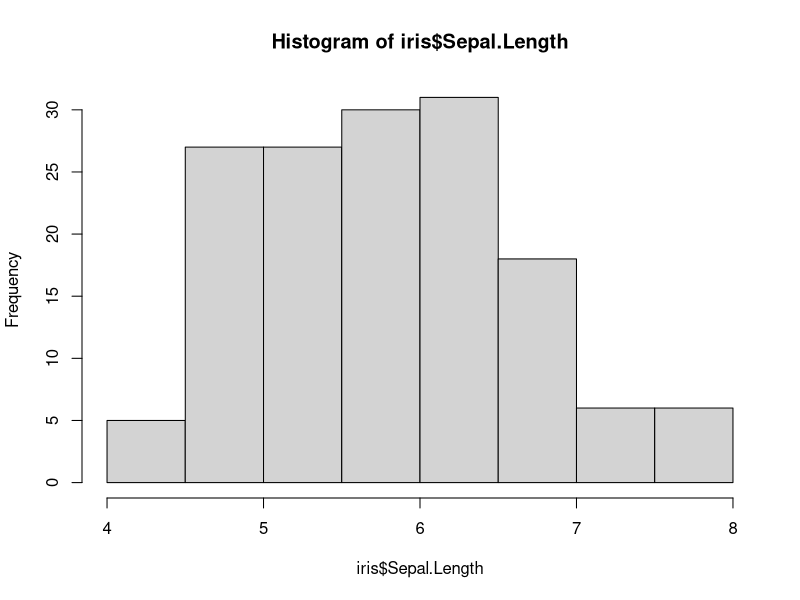
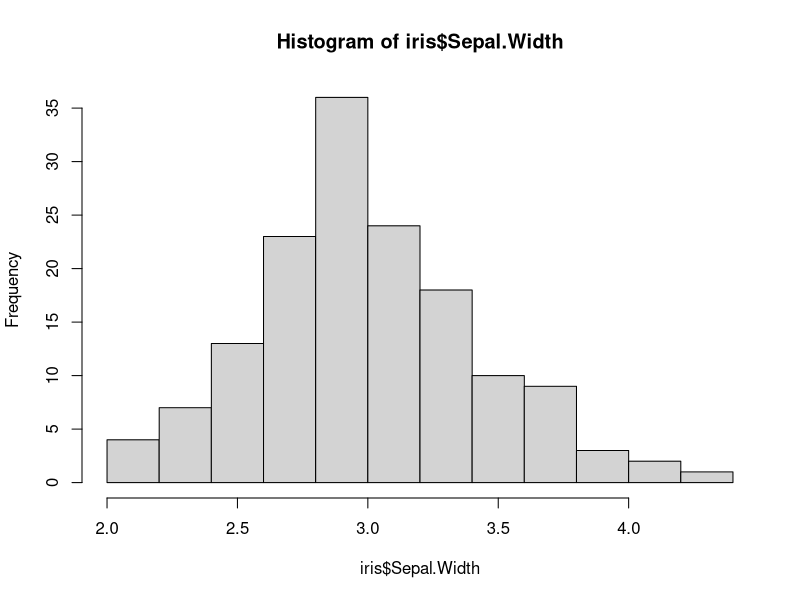
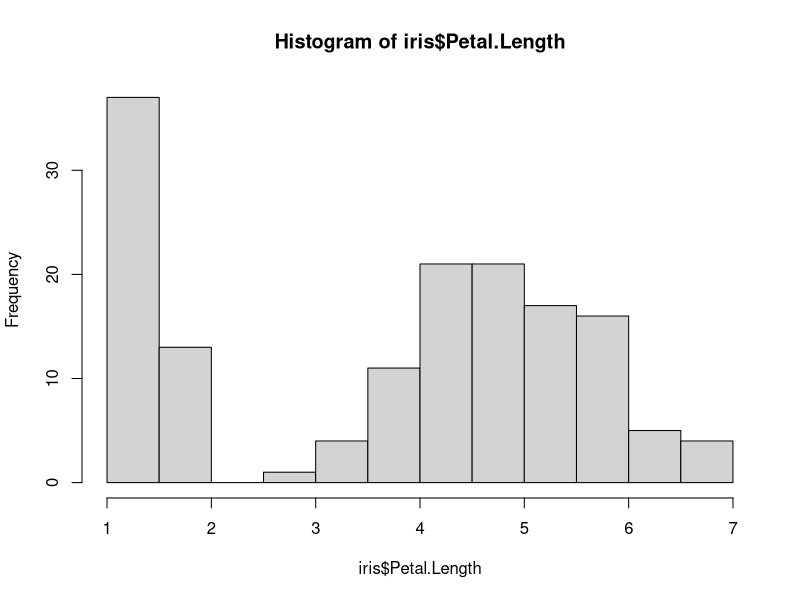
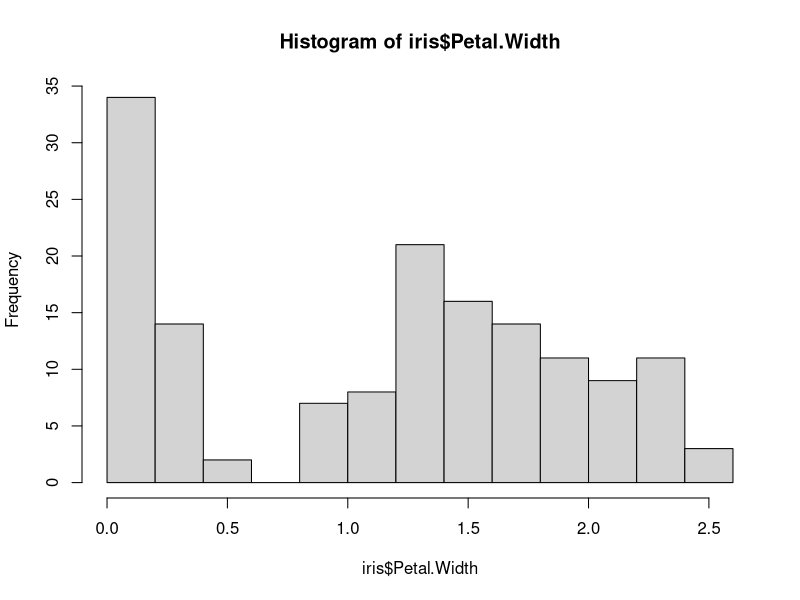
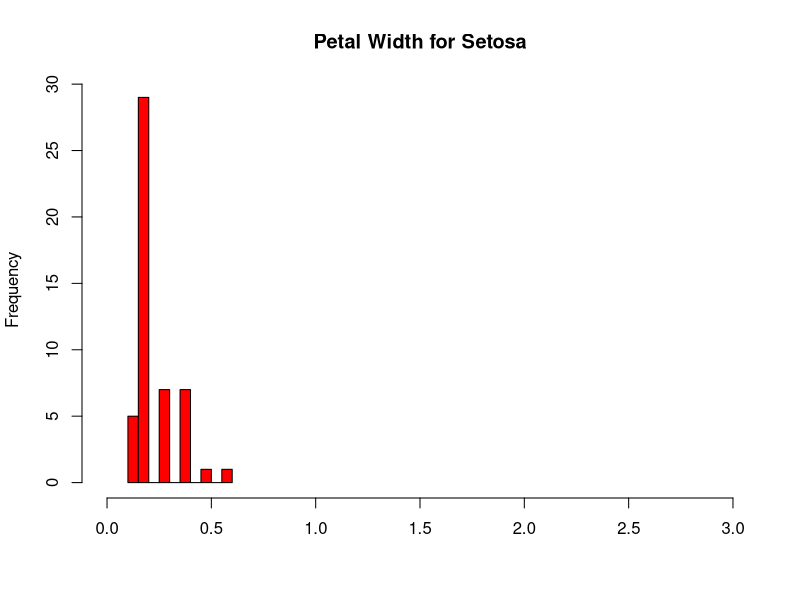
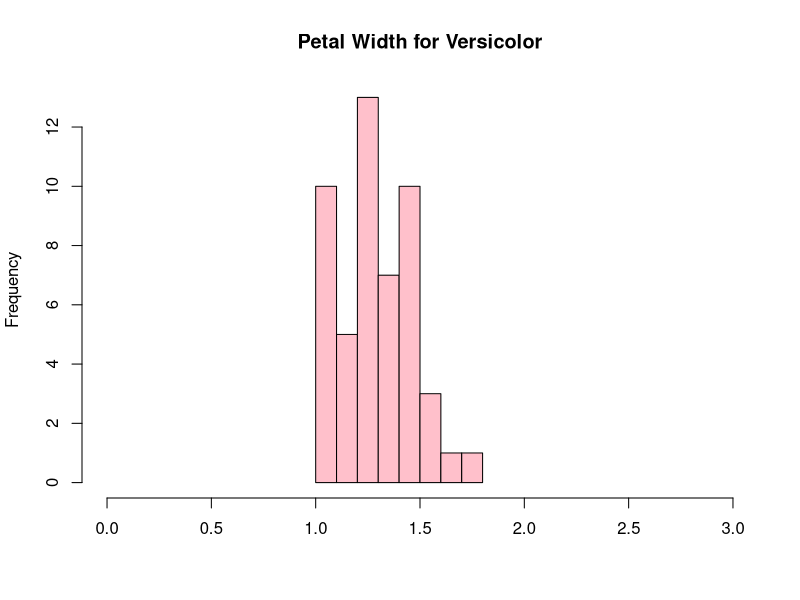
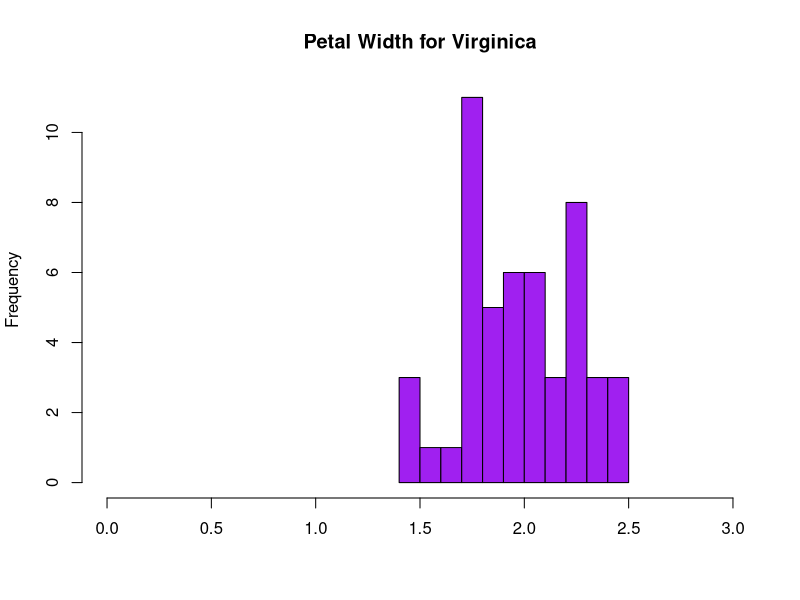

Write R code to recreate these figures, in order.
library(datasets)

?iris
head(iris)

hist(iris$Sepal.Length)
hist(iris$Sepal.Width)
hist(iris$Petal.Length)
hist(iris$Petal.Width)

par(mfrow = c(1, 1))

hist(iris$Petal.Width [iris$Species == "setosa"],
  xlim = c(0, 3),
  breaks = 9,
  main = "Petal Width for Setosa",
  xlab = "",
  col = "red"
)

hist(iris$Petal.Width [iris$Species == "versicolor"],
     xlim = c(0, 3),
     breaks = 9,
     main = "Petal Width for Versicolor",
     xlab = "",
     col = "pink"
)

hist(iris$Petal.Width [iris$Species == "virginica"],
     xlim = c(0, 3),
     breaks = 9,
     main = "Petal Width for Virginica",
     xlab = "",
     col = "purple"
)